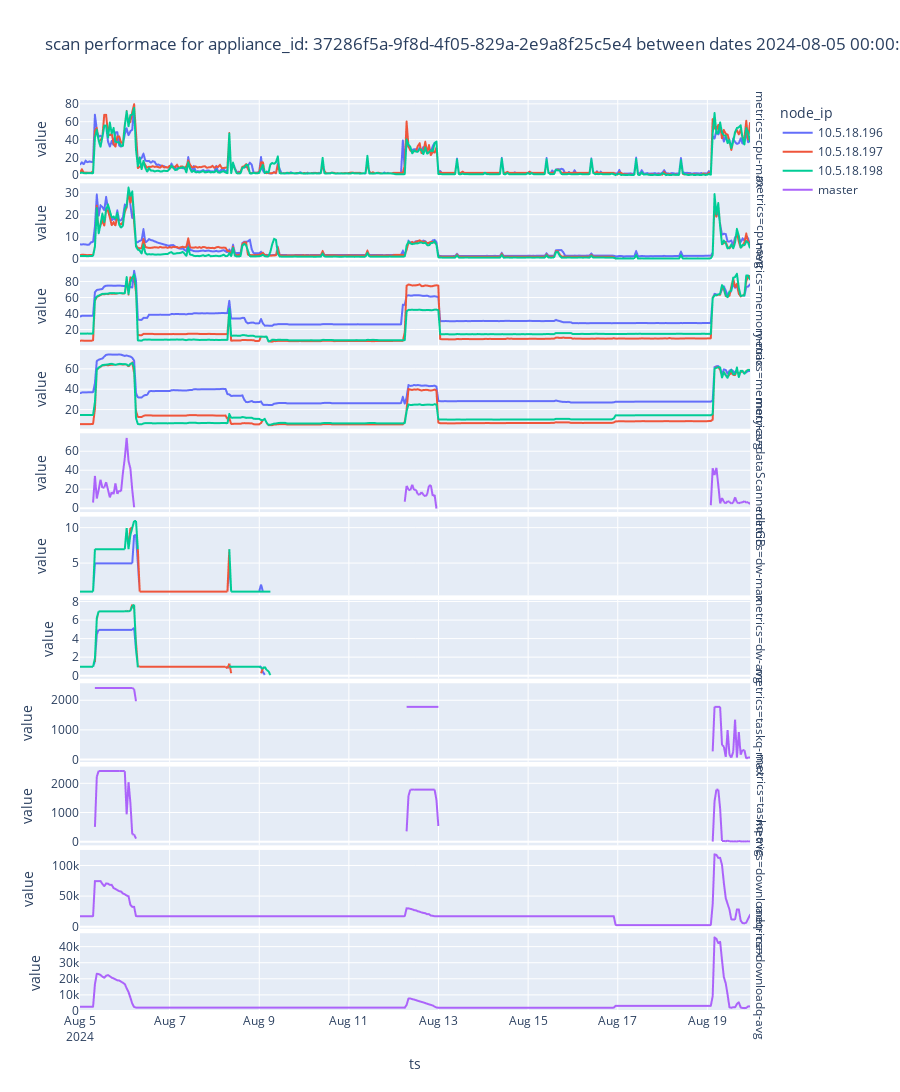

This figure's notebook cell:
### Code cell
dfy = df[(df['ts'] >= min(df1['ts'])) & (df['ts'] <= max(df1['ts']))]
ttle_str='scan performace for appliance_id: '+ min(df1['appliance_id']) + ' between dates ' + str(min(df1['ts'])) +' - '+ str(max(df1['ts']))
dfx = pd.melt(dfy, id_vars=['appliance_id','ts', 'node_ip'], var_name='metrics', value_name='value')
fig = px.line(dfx, x="ts", y="value", color='node_ip', facet_row='metrics', height=2000, title=ttle_str, facet_row_spacing=0.005)
fig = fig.update_yaxes(matches=None)

fig.show()
# for i in df2['metrics'].unique():
#     print(i)
#     fig = px.line(df2.loc[df2['metrics'].isin([i])], x="ts", y="value", color='node_ip')
#     fig.show()

### Figure 1 — Plotly figure (JSON) as saved in the notebook; plotly's stock layout.template omitted (floating-point values rounded to 4 significant figures; data arrays with more than 128 entries replaced by an {"elided": "..."} marker saying what was removed)
{"data": [{"hovertemplate": "node_ip=10.5.18.196<br>metrics=cpu-max<br>ts=%{x}<br>value=%{y}<extra></extra>", "legendgroup": "10.5.18.196", "line": {"color": "#636efa", "dash": "solid"}, "marker": {"symbol": "circle"}, "mode": "lines", "name": "10.5.18.196", "showlegend": true, "type": "scattergl", "x": {"elided": "360 str values"}, "xaxis": "x11", "y": {"elided": "360 float values"}, "yaxis": "y11"}, {"hovertemplate": "node_ip=10.5.18.196<br>metrics=cpu-avg<br>ts=%{x}<br>value=%{y}<extra></extra>", "legendgroup": "10.5.18.196", "line": {"color": "#636efa", "dash": "solid"}, "marker": {"symbol": "circle"}, "mode": "lines", "name": "10.5.18.196", "showlegend": false, "type": "scattergl", "x": {"elided": "360 str values"}, "xaxis": "x10", "y": {"elided": "360 float values"}, "yaxis": "y10"}, {"hovertemplate": "node_ip=10.5.18.196<br>metrics=memory-max<br>ts=%{x}<br>value=%{y}<extra></extra>", "legendgroup": "10.5.18.196", "line": {"color": "#636efa", "dash": "solid"}, "marker": {"symbol": "circle"}, "mode": "lines", "name": "10.5.18.196", "showlegend": false, "type": "scattergl", "x": {"elided": "360 str values"}, "xaxis": "x9", "y": {"elided": "360 float values"}, "yaxis": "y9"}, {"hovertemplate": "node_ip=10.5.18.196<br>metrics=memory-avg<br>ts=%{x}<br>value=%{y}<extra></extra>", "legendgroup": "10.5.18.196", "line": {"color": "#636efa", "dash": "solid"}, "marker": {"symbol": "circle"}, "mode": "lines", "name": "10.5.18.196", "showlegend": false, "type": "scattergl", "x": {"elided": "360 str values"}, "xaxis": "x8", "y": {"elided": "360 float values"}, "yaxis": "y8"}, {"hovertemplate": "node_ip=10.5.18.196<br>metrics=dataScannedInGB<br>ts=%{x}<br>value=%{y}<extra></extra>", "legendgroup": "10.5.18.196", "line": {"color": "#636efa", "dash": "solid"}, "marker": {"symbol": "circle"}, "mode": "lines", "name": "10.5.18.196", "showlegend": false, "type": "scattergl", "x": {"elided": "360 str values"}, "xaxis": "x7", "y": {"elided": "360 null values"}, "yaxis": "y7"}, {"hovertemplate": "node_ip=10.5.18.196<br>metrics=dw-max<br>ts=%{x}<br>value=%{y}<extra></extra>", "legendgroup": "10.5.18.196", "line": {"color": "#636efa", "dash": "solid"}, "marker": {"symbol": "circle"}, "mode": "lines", "name": "10.5.18.196", "showlegend": false, "type": "scattergl", "x": {"elided": "360 str values"}, "xaxis": "x6", "y": {"elided": "360 int values"}, "yaxis": "y6"}, {"hovertemplate": "node_ip=10.5.18.196<br>metrics=dw-avg<br>ts=%{x}<br>value=%{y}<extra></extra>", "legendgroup": "10.5.18.196", "line": {"color": "#636efa", "dash": "solid"}, "marker": {"symbol": "circle"}, "mode": "lines", "name": "10.5.18.196", "showlegend": false, "type": "scattergl", "x": {"elided": "360 str values"}, "xaxis": "x5", "y": {"elided": "360 float values"}, "yaxis": "y5"}, {"hovertemplate": "node_ip=10.5.18.196<br>metrics=taskq-max<br>ts=%{x}<br>value=%{y}<extra></extra>", "legendgroup": "10.5.18.196", "line": {"color": "#636efa", "dash": "solid"}, "marker": {"symbol": "circle"}, "mode": "lines", "name": "10.5.18.196", "showlegend": false, "type": "scattergl", "x": {"elided": "360 str values"}, "xaxis": "x4", "y": {"elided": "360 null values"}, "yaxis": "y4"}, {"hovertemplate": "node_ip=10.5.18.196<br>metrics=taskq-avg<br>ts=%{x}<br>value=%{y}<extra></extra>", "legendgroup": "10.5.18.196", "line": {"color": "#636efa", "dash": "solid"}, "marker": {"symbol": "circle"}, "mode": "lines", "name": "10.5.18.196", "showlegend": false, "type": "scattergl", "x": {"elided": "360 str values"}, "xaxis": "x3", "y": {"elided": "360 null values"}, "yaxis": "y3"}, {"hovertemplate": "node_ip=10.5.18.196<br>metrics=downloadq-max<br>ts=%{x}<br>value=%{y}<extra></extra>", "legendgroup": "10.5.18.196", "line": {"color": "#636efa", "dash": "solid"}, "marker": {"symbol": "circle"}, "mode": "lines", "name": "10.5.18.196", "showlegend": false, "type": "scattergl", "x": {"elided": "360 str values"}, "xaxis": "x2", "y": {"elided": "360 null values"}, "yaxis": "y2"}, {"hovertemplate": "node_ip=10.5.18.196<br>metrics=downloadq-avg<br>ts=%{x}<br>value=%{y}<extra></extra>", "legendgroup": "10.5.18.196", "line": {"color": "#636efa", "dash": "solid"}, "marker": {"symbol": "circle"}, "mode": "lines", "name": "10.5.18.196", "showlegend": false, "type": "scattergl", "x": {"elided": "360 str values"}, "xaxis": "x", "y": {"elided": "360 null values"}, "yaxis": "y"}, {"hovertemplate": "node_ip=10.5.18.197<br>metrics=cpu-max<br>ts=%{x}<br>value=%{y}<extra></extra>", "legendgroup": "10.5.18.197", "line": {"color": "#EF553B", "dash": "solid"}, "marker": {"symbol": "circle"}, "mode": "lines", "name": "10.5.18.197", "showlegend": true, "type": "scattergl", "x": {"elided": "360 str values"}, "xaxis": "x11", "y": {"elided": "360 float values"}, "yaxis": "y11"}, {"hovertemplate": "node_ip=10.5.18.197<br>metrics=cpu-avg<br>ts=%{x}<br>value=%{y}<extra></extra>", "legendgroup": "10.5.18.197", "line": {"color": "#EF553B", "dash": "solid"}, "marker": {"symbol": "circle"}, "mode": "lines", "name": "10.5.18.197", "showlegend": false, "type": "scattergl", "x": {"elided": "360 str values"}, "xaxis": "x10", "y": {"elided": "360 float values"}, "yaxis": "y10"}, {"hovertemplate": "node_ip=10.5.18.197<br>metrics=memory-max<br>ts=%{x}<br>value=%{y}<extra></extra>", "legendgroup": "10.5.18.197", "line": {"color": "#EF553B", "dash": "solid"}, "marker": {"symbol": "circle"}, "mode": "lines", "name": "10.5.18.197", "showlegend": false, "type": "scattergl", "x": {"elided": "360 str values"}, "xaxis": "x9", "y": {"elided": "360 float values"}, "yaxis": "y9"}, {"hovertemplate": "node_ip=10.5.18.197<br>metrics=memory-avg<br>ts=%{x}<br>value=%{y}<extra></extra>", "legendgroup": "10.5.18.197", "line": {"color": "#EF553B", "dash": "solid"}, "marker": {"symbol": "circle"}, "mode": "lines", "name": "10.5.18.197", "showlegend": false, "type": "scattergl", "x": {"elided": "360 str values"}, "xaxis": "x8", "y": {"elided": "360 float values"}, "yaxis": "y8"}, {"hovertemplate": "node_ip=10.5.18.197<br>metrics=dataScannedInGB<br>ts=%{x}<br>value=%{y}<extra></extra>", "legendgroup": "10.5.18.197", "line": {"color": "#EF553B", "dash": "solid"}, "marker": {"symbol": "circle"}, "mode": "lines", "name": "10.5.18.197", "showlegend": false, "type": "scattergl", "x": {"elided": "360 str values"}, "xaxis": "x7", "y": {"elided": "360 null values"}, "yaxis": "y7"}, {"hovertemplate": "node_ip=10.5.18.197<br>metrics=dw-max<br>ts=%{x}<br>value=%{y}<extra></extra>", "legendgroup": "10.5.18.197", "line": {"color": "#EF553B", "dash": "solid"}, "marker": {"symbol": "circle"}, "mode": "lines", "name": "10.5.18.197", "showlegend": false, "type": "scattergl", "x": {"elided": "360 str values"}, "xaxis": "x6", "y": {"elided": "360 int values"}, "yaxis": "y6"}, {"hovertemplate": "node_ip=10.5.18.197<br>metrics=dw-avg<br>ts=%{x}<br>value=%{y}<extra></extra>", "legendgroup": "10.5.18.197", "line": {"color": "#EF553B", "dash": "solid"}, "marker": {"symbol": "circle"}, "mode": "lines", "name": "10.5.18.197", "showlegend": false, "type": "scattergl", "x": {"elided": "360 str values"}, "xaxis": "x5", "y": {"elided": "360 float values"}, "yaxis": "y5"}, {"hovertemplate": "node_ip=10.5.18.197<br>metrics=taskq-max<br>ts=%{x}<br>value=%{y}<extra></extra>", "legendgroup": "10.5.18.197", "line": {"color": "#EF553B", "dash": "solid"}, "marker": {"symbol": "circle"}, "mode": "lines", "name": "10.5.18.197", "showlegend": false, "type": "scattergl", "x": {"elided": "360 str values"}, "xaxis": "x4", "y": {"elided": "360 null values"}, "yaxis": "y4"}, {"hovertemplate": "node_ip=10.5.18.197<br>metrics=taskq-avg<br>ts=%{x}<br>value=%{y}<extra></extra>", "legendgroup": "10.5.18.197", "line": {"color": "#EF553B", "dash": "solid"}, "marker": {"symbol": "circle"}, "mode": "lines", "name": "10.5.18.197", "showlegend": false, "type": "scattergl", "x": {"elided": "360 str values"}, "xaxis": "x3", "y": {"elided": "360 null values"}, "yaxis": "y3"}, {"hovertemplate": "node_ip=10.5.18.197<br>metrics=downloadq-max<br>ts=%{x}<br>value=%{y}<extra></extra>", "legendgroup": "10.5.18.197", "line": {"color": "#EF553B", "dash": "solid"}, "marker": {"symbol": "circle"}, "mode": "lines", "name": "10.5.18.197", "showlegend": false, "type": "scattergl", "x": {"elided": "360 str values"}, "xaxis": "x2", "y": {"elided": "360 null values"}, "yaxis": "y2"}, {"hovertemplate": "node_ip=10.5.18.197<br>metrics=downloadq-avg<br>ts=%{x}<br>value=%{y}<extra></extra>", "legendgroup": "10.5.18.197", "line": {"color": "#EF553B", "dash": "solid"}, "marker": {"symbol": "circle"}, "mode": "lines", "name": "10.5.18.197", "showlegend": false, "type": "scattergl", "x": {"elided": "360 str values"}, "xaxis": "x", "y": {"elided": "360 null values"}, "yaxis": "y"}, {"hovertemplate": "node_ip=10.5.18.198<br>metrics=cpu-max<br>ts=%{x}<br>value=%{y}<extra></extra>", "legendgroup": "10.5.18.198", "line": {"color": "#00cc96", "dash": "solid"}, "marker": {"symbol": "circle"}, "mode": "lines", "name": "10.5.18.198", "showlegend": true, "type": "scattergl", "x": {"elided": "360 str values"}, "xaxis": "x11", "y": {"elided": "360 float values"}, "yaxis": "y11"}, {"hovertemplate": "node_ip=10.5.18.198<br>metrics=cpu-avg<br>ts=%{x}<br>value=%{y}<extra></extra>", "legendgroup": "10.5.18.198", "line": {"color": "#00cc96", "dash": "solid"}, "marker": {"symbol": "circle"}, "mode": "lines", "name": "10.5.18.198", "showlegend": false, "type": "scattergl", "x": {"elided": "360 str values"}, "xaxis": "x10", "y": {"elided": "360 float values"}, "yaxis": "y10"}, {"hovertemplate": "node_ip=10.5.18.198<br>metrics=memory-max<br>ts=%{x}<br>value=%{y}<extra></extra>", "legendgroup": "10.5.18.198", "line": {"color": "#00cc96", "dash": "solid"}, "marker": {"symbol": "circle"}, "mode": "lines", "name": "10.5.18.198", "showlegend": false, "type": "scattergl", "x": {"elided": "360 str values"}, "xaxis": "x9", "y": {"elided": "360 float values"}, "yaxis": "y9"}, {"hovertemplate": "node_ip=10.5.18.198<br>metrics=memory-avg<br>ts=%{x}<br>value=%{y}<extra></extra>", "legendgroup": "10.5.18.198", "line": {"color": "#00cc96", "dash": "solid"}, "marker": {"symbol": "circle"}, "mode": "lines", "name": "10.5.18.198", "showlegend": false, "type": "scattergl", "x": {"elided": "360 str values"}, "xaxis": "x8", "y": {"elided": "360 float values"}, "yaxis": "y8"}, {"hovertemplate": "node_ip=10.5.18.198<br>metrics=dataScannedInGB<br>ts=%{x}<br>value=%{y}<extra></extra>", "legendgroup": "10.5.18.198", "line": {"color": "#00cc96", "dash": "solid"}, "marker": {"symbol": "circle"}, "mode": "lines", "name": "10.5.18.198", "showlegend": false, "type": "scattergl", "x": {"elided": "360 str values"}, "xaxis": "x7", "y": {"elided": "360 null values"}, "yaxis": "y7"}, {"hovertemplate": "node_ip=10.5.18.198<br>metrics=dw-max<br>ts=%{x}<br>value=%{y}<extra></extra>", "legendgroup": "10.5.18.198", "line": {"color": "#00cc96", "dash": "solid"}, "marker": {"symbol": "circle"}, "mode": "lines", "name": "10.5.18.198", "showlegend": false, "type": "scattergl", "x": {"elided": "360 str values"}, "xaxis": "x6", "y": {"elided": "360 int values"}, "yaxis": "y6"}, {"hovertemplate": "node_ip=10.5.18.198<br>metrics=dw-avg<br>ts=%{x}<br>value=%{y}<extra></extra>", "legendgroup": "10.5.18.198", "line": {"color": "#00cc96", "dash": "solid"}, "marker": {"symbol": "circle"}, "mode": "lines", "name": "10.5.18.198", "showlegend": false, "type": "scattergl", "x": {"elided": "360 str values"}, "xaxis": "x5", "y": {"elided": "360 float values"}, "yaxis": "y5"}, {"hovertemplate": "node_ip=10.5.18.198<br>metrics=taskq-max<br>ts=%{x}<br>value=%{y}<extra></extra>", "legendgroup": "10.5.18.198", "line": {"color": "#00cc96", "dash": "solid"}, "marker": {"symbol": "circle"}, "mode": "lines", "name": "10.5.18.198", "showlegend": false, "type": "scattergl", "x": {"elided": "360 str values"}, "xaxis": "x4", "y": {"elided": "360 null values"}, "yaxis": "y4"}, {"hovertemplate": "node_ip=10.5.18.198<br>metrics=taskq-avg<br>ts=%{x}<br>value=%{y}<extra></extra>", "legendgroup": "10.5.18.198", "line": {"color": "#00cc96", "dash": "solid"}, "marker": {"symbol": "circle"}, "mode": "lines", "name": "10.5.18.198", "showlegend": false, "type": "scattergl", "x": {"elided": "360 str values"}, "xaxis": "x3", "y": {"elided": "360 null values"}, "yaxis": "y3"}, {"hovertemplate": "node_ip=10.5.18.198<br>metrics=downloadq-max<br>ts=%{x}<br>value=%{y}<extra></extra>", "legendgroup": "10.5.18.198", "line": {"color": "#00cc96", "dash": "solid"}, "marker": {"symbol": "circle"}, "mode": "lines", "name": "10.5.18.198", "showlegend": false, "type": "scattergl", "x": {"elided": "360 str values"}, "xaxis": "x2", "y": {"elided": "360 null values"}, "yaxis": "y2"}, {"hovertemplate": "node_ip=10.5.18.198<br>metrics=downloadq-avg<br>ts=%{x}<br>value=%{y}<extra></extra>", "legendgroup": "10.5.18.198", "line": {"color": "#00cc96", "dash": "solid"}, "marker": {"symbol": "circle"}, "mode": "lines", "name": "10.5.18.198", "showlegend": false, "type": "scattergl", "x": {"elided": "360 str values"}, "xaxis": "x", "y": {"elided": "360 null values"}, "yaxis": "y"}, {"hovertemplate": "node_ip=master<br>metrics=cpu-max<br>ts=%{x}<br>value=%{y}<extra></extra>", "legendgroup": "master", "line": {"color": "#ab63fa", "dash": "solid"}, "marker": {"symbol": "circle"}, "mode": "lines", "name": "master", "showlegend": true, "type": "scattergl", "x": {"elided": "360 str values"}, "xaxis": "x11", "y": {"elided": "360 null values"}, "yaxis": "y11"}, {"hovertemplate": "node_ip=master<br>metrics=cpu-avg<br>ts=%{x}<br>value=%{y}<extra></extra>", "legendgroup": "master", "line": {"color": "#ab63fa", "dash": "solid"}, "marker": {"symbol": "circle"}, "mode": "lines", "name": "master", "showlegend": false, "type": "scattergl", "x": {"elided": "360 str values"}, "xaxis": "x10", "y": {"elided": "360 null values"}, "yaxis": "y10"}, {"hovertemplate": "node_ip=master<br>metrics=memory-max<br>ts=%{x}<br>value=%{y}<extra></extra>", "legendgroup": "master", "line": {"color": "#ab63fa", "dash": "solid"}, "marker": {"symbol": "circle"}, "mode": "lines", "name": "master", "showlegend": false, "type": "scattergl", "x": {"elided": "360 str values"}, "xaxis": "x9", "y": {"elided": "360 null values"}, "yaxis": "y9"}, {"hovertemplate": "node_ip=master<br>metrics=memory-avg<br>ts=%{x}<br>value=%{y}<extra></extra>", "legendgroup": "master", "line": {"color": "#ab63fa", "dash": "solid"}, "marker": {"symbol": "circle"}, "mode": "lines", "name": "master", "showlegend": false, "type": "scattergl", "x": {"elided": "360 str values"}, "xaxis": "x8", "y": {"elided": "360 null values"}, "yaxis": "y8"}, {"hovertemplate": "node_ip=master<br>metrics=dataScannedInGB<br>ts=%{x}<br>value=%{y}<extra></extra>", "legendgroup": "master", "line": {"color": "#ab63fa", "dash": "solid"}, "marker": {"symbol": "circle"}, "mode": "lines", "name": "master", "showlegend": false, "type": "scattergl", "x": {"elided": "360 str values"}, "xaxis": "x7", "y": {"elided": "360 float values"}, "yaxis": "y7"}, {"hovertemplate": "node_ip=master<br>metrics=dw-max<br>ts=%{x}<br>value=%{y}<extra></extra>", "legendgroup": "master", "line": {"color": "#ab63fa", "dash": "solid"}, "marker": {"symbol": "circle"}, "mode": "lines", "name": "master", "showlegend": false, "type": "scattergl", "x": {"elided": "360 str values"}, "xaxis": "x6", "y": {"elided": "360 null values"}, "yaxis": "y6"}, {"hovertemplate": "node_ip=master<br>metrics=dw-avg<br>ts=%{x}<br>value=%{y}<extra></extra>", "legendgroup": "master", "line": {"color": "#ab63fa", "dash": "solid"}, "marker": {"symbol": "circle"}, "mode": "lines", "name": "master", "showlegend": false, "type": "scattergl", "x": {"elided": "360 str values"}, "xaxis": "x5", "y": {"elided": "360 null values"}, "yaxis": "y5"}, {"hovertemplate": "node_ip=master<br>metrics=taskq-max<br>ts=%{x}<br>value=%{y}<extra></extra>", "legendgroup": "master", "line": {"color": "#ab63fa", "dash": "solid"}, "marker": {"symbol": "circle"}, "mode": "lines", "name": "master", "showlegend": false, "type": "scattergl", "x": {"elided": "360 str values"}, "xaxis": "x4", "y": {"elided": "360 int values"}, "yaxis": "y4"}, {"hovertemplate": "node_ip=master<br>metrics=taskq-avg<br>ts=%{x}<br>value=%{y}<extra></extra>", "legendgroup": "master", "line": {"color": "#ab63fa", "dash": "solid"}, "marker": {"symbol": "circle"}, "mode": "lines", "name": "master", "showlegend": false, "type": "scattergl", "x": {"elided": "360 str values"}, "xaxis": "x3", "y": {"elided": "360 float values"}, "yaxis": "y3"}, {"hovertemplate": "node_ip=master<br>metrics=downloadq-max<br>ts=%{x}<br>value=%{y}<extra></extra>", "legendgroup": "master", "line": {"color": "#ab63fa", "dash": "solid"}, "marker": {"symbol": "circle"}, "mode": "lines", "name": "master", "showlegend": false, "type": "scattergl", "x": {"elided": "360 str values"}, "xaxis": "x2", "y": {"elided": "360 int values"}, "yaxis": "y2"}, {"hovertemplate": "node_ip=master<br>metrics=downloadq-avg<br>ts=%{x}<br>value=%{y}<extra></extra>", "legendgroup": "master", "line": {"color": "#ab63fa", "dash": "solid"}, "marker": {"symbol": "circle"}, "mode": "lines", "name": "master", "showlegend": false, "type": "scattergl", "x": {"elided": "360 str values"}, "xaxis": "x", "y": {"elided": "360 float values"}, "yaxis": "y"}], "layout": {"annotations": [{"font": {}, "showarrow": false, "text": "metrics=downloadq-avg", "textangle": 90, "x": 0.98, "xanchor": "left", "xref": "paper", "y": 0.04318, "yanchor": "middle", "yref": "paper"}, {"font": {}, "showarrow": false, "text": "metrics=downloadq-max", "textangle": 90, "x": 0.98, "xanchor": "left", "xref": "paper", "y": 0.1345, "yanchor": "middle", "yref": "paper"}, {"font": {}, "showarrow": false, "text": "metrics=taskq-avg", "textangle": 90, "x": 0.98, "xanchor": "left", "xref": "paper", "y": 0.2259, "yanchor": "middle", "yref": "paper"}, {"font": {}, "showarrow": false, "text": "metrics=taskq-max", "textangle": 90, "x": 0.98, "xanchor": "left", "xref": "paper", "y": 0.3173, "yanchor": "middle", "yref": "paper"}, {"font": {}, "showarrow": false, "text": "metrics=dw-avg", "textangle": 90, "x": 0.98, "xanchor": "left", "xref": "paper", "y": 0.4086, "yanchor": "middle", "yref": "paper"}, {"font": {}, "showarrow": false, "text": "metrics=dw-max", "textangle": 90, "x": 0.98, "xanchor": "left", "xref": "paper", "y": 0.5, "yanchor": "middle", "yref": "paper"}, {"font": {}, "showarrow": false, "text": "metrics=dataScannedInGB", "textangle": 90, "x": 0.98, "xanchor": "left", "xref": "paper", "y": 0.5914, "yanchor": "middle", "yref": "paper"}, {"font": {}, "showarrow": false, "text": "metrics=memory-avg", "textangle": 90, "x": 0.98, "xanchor": "left", "xref": "paper", "y": 0.6827, "yanchor": "middle", "yref": "paper"}, {"font": {}, "showarrow": false, "text": "metrics=memory-max", "textangle": 90, "x": 0.98, "xanchor": "left", "xref": "paper", "y": 0.7741, "yanchor": "middle", "yref": "paper"}, {"font": {}, "showarrow": false, "text": "metrics=cpu-avg", "textangle": 90, "x": 0.98, "xanchor": "left", "xref": "paper", "y": 0.8655, "yanchor": "middle", "yref": "paper"}, {"font": {}, "showarrow": false, "text": "metrics=cpu-max", "textangle": 90, "x": 0.98, "xanchor": "left", "xref": "paper", "y": 0.9568, "yanchor": "middle", "yref": "paper"}], "height": 2000, "legend": {"title": {"text": "node_ip"}, "tracegroupgap": 0}, "title": {"text": "scan performace for appliance_id: 37286f5a-9f8d-4f05-829a-2e9a8f25c5e4 between dates 2024-08-05 00:00:00 - 2024-08-19 23:00:00"}, "xaxis": {"anchor": "y", "domain": [0, 0.98], "title": {"text": "ts"}}, "xaxis10": {"anchor": "y10", "domain": [0, 0.98], "matches": "x", "showticklabels": false}, "xaxis11": {"anchor": "y11", "domain": [0, 0.98], "matches": "x", "showticklabels": false}, "xaxis2": {"anchor": "y2", "domain": [0, 0.98], "matches": "x", "showticklabels": false}, "xaxis3": {"anchor": "y3", "domain": [0, 0.98], "matches": "x", "showticklabels": false}, "xaxis4": {"anchor": "y4", "domain": [0, 0.98], "matches": "x", "showticklabels": false}, "xaxis5": {"anchor": "y5", "domain": [0, 0.98], "matches": "x", "showticklabels": false}, "xaxis6": {"anchor": "y6", "domain": [0, 0.98], "matches": "x", "showticklabels": false}, "xaxis7": {"anchor": "y7", "domain": [0, 0.98], "matches": "x", "showticklabels": false}, "xaxis8": {"anchor": "y8", "domain": [0, 0.98], "matches": "x", "showticklabels": false}, "xaxis9": {"anchor": "y9", "domain": [0, 0.98], "matches": "x", "showticklabels": false}, "yaxis": {"anchor": "x", "domain": [0, 0.08636], "title": {"text": "value"}}, "yaxis10": {"anchor": "x10", "domain": [0.8223, 0.9086], "title": {"text": "value"}}, "yaxis11": {"anchor": "x11", "domain": [0.9136, 1], "title": {"text": "value"}}, "yaxis2": {"anchor": "x2", "domain": [0.09136, 0.1777], "title": {"text": "value"}}, "yaxis3": {"anchor": "x3", "domain": [0.1827, 0.2691], "title": {"text": "value"}}, "yaxis4": {"anchor": "x4", "domain": [0.2741, 0.3605], "title": {"text": "value"}}, "yaxis5": {"anchor": "x5", "domain": [0.3655, 0.4518], "title": {"text": "value"}}, "yaxis6": {"anchor": "x6", "domain": [0.4568, 0.5432], "title": {"text": "value"}}, "yaxis7": {"anchor": "x7", "domain": [0.5482, 0.6345], "title": {"text": "value"}}, "yaxis8": {"anchor": "x8", "domain": [0.6395, 0.7259], "title": {"text": "value"}}, "yaxis9": {"anchor": "x9", "domain": [0.7309, 0.8173], "title": {"text": "value"}}}}
